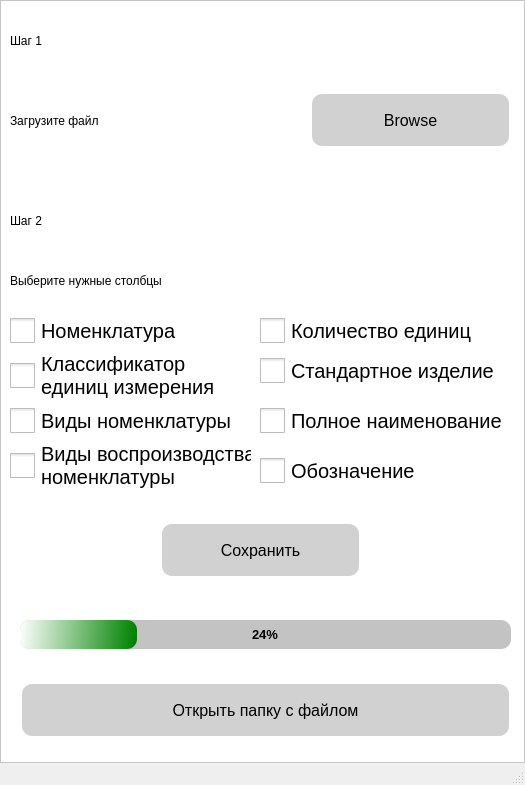
<?xml version="1.0" encoding="UTF-8"?>
<ui version="4.0">
 <class>MainWindow</class>
 <widget class="QMainWindow" name="MainWindow">
  <property name="geometry">
   <rect>
    <x>0</x>
    <y>0</y>
    <width>525</width>
    <height>785</height>
   </rect>
  </property>
  <property name="minimumSize">
   <size>
    <width>525</width>
    <height>200</height>
   </size>
  </property>
  <property name="windowTitle">
   <string>MainWindow</string>
  </property>
  <widget class="QWidget" name="centralwidget">
   <layout class="QVBoxLayout" name="verticalLayout">
    <property name="spacing">
     <number>0</number>
    </property>
    <property name="leftMargin">
     <number>0</number>
    </property>
    <property name="topMargin">
     <number>0</number>
    </property>
    <property name="rightMargin">
     <number>0</number>
    </property>
    <property name="bottomMargin">
     <number>0</number>
    </property>
    <item>
     <widget class="QFrame" name="frame">
      <property name="sizePolicy">
       <sizepolicy hsizetype="Expanding" vsizetype="Expanding">
        <horstretch>0</horstretch>
        <verstretch>0</verstretch>
       </sizepolicy>
      </property>
      <property name="styleSheet">
       <string notr="true">QFrame {
	
	background-color: rgb(255, 255, 255);
}</string>
      </property>
      <property name="frameShape">
       <enum>QFrame::StyledPanel</enum>
      </property>
      <property name="frameShadow">
       <enum>QFrame::Raised</enum>
      </property>
      <widget class="QLabel" name="label">
       <property name="geometry">
        <rect>
         <x>10</x>
         <y>10</y>
         <width>121</width>
         <height>61</height>
        </rect>
       </property>
       <property name="styleSheet">
        <string notr="true">font: 75 26pt &quot;MS Shell Dlg 2&quot;;</string>
       </property>
       <property name="text">
        <string>Шаг 1</string>
       </property>
      </widget>
      <widget class="QLabel" name="label_2">
       <property name="geometry">
        <rect>
         <x>10</x>
         <y>100</y>
         <width>231</width>
         <height>41</height>
        </rect>
       </property>
       <property name="styleSheet">
        <string notr="true">font: 18pt &quot;MS Shell Dlg 2&quot;;</string>
       </property>
       <property name="text">
        <string>Загрузите файл</string>
       </property>
      </widget>
      <widget class="QPushButton" name="browse">
       <property name="geometry">
        <rect>
         <x>310</x>
         <y>90</y>
         <width>201</width>
         <height>60</height>
        </rect>
       </property>
       <property name="font">
        <font>
         <pointsize>-1</pointsize>
         <underline>false</underline>
         <strikeout>false</strikeout>
        </font>
       </property>
       <property name="styleSheet">
        <string notr="true">QPushButton {
  background-color: rgb(209, 209, 209);
  border: none;
  color: black;
  padding: 16px 32px;
  text-align: center;
  font-size: 16px;
  margin: 4px 2px;
  opacity: 0.6;
  transition: 0.3s;
  display: inline-block;
  text-decoration: none;
  cursor: pointer;
  border-radius: 10px;
}

QPushButton:hover {
	background-color: rgb(156, 156, 156);
}</string>
       </property>
       <property name="text">
        <string>Browse</string>
       </property>
      </widget>
      <widget class="QLabel" name="label_3">
       <property name="geometry">
        <rect>
         <x>10</x>
         <y>190</y>
         <width>121</width>
         <height>61</height>
        </rect>
       </property>
       <property name="styleSheet">
        <string notr="true">font: 75 26pt &quot;MS Shell Dlg 2&quot;;</string>
       </property>
       <property name="text">
        <string>Шаг 2</string>
       </property>
      </widget>
      <widget class="QLabel" name="label_4">
       <property name="geometry">
        <rect>
         <x>10</x>
         <y>260</y>
         <width>381</width>
         <height>41</height>
        </rect>
       </property>
       <property name="styleSheet">
        <string notr="true">font: 18pt &quot;MS Shell Dlg 2&quot;;</string>
       </property>
       <property name="text">
        <string>Выберите нужные столбцы</string>
       </property>
      </widget>
      <widget class="QCheckBox" name="checkBox_8">
       <property name="geometry">
        <rect>
         <x>10</x>
         <y>310</y>
         <width>171</width>
         <height>41</height>
        </rect>
       </property>
       <property name="styleSheet">
        <string notr="true">QCheckBox{
	font-size: 20px;
}
QCheckBox::indicator{
	width: 25px;
	height: 25px;
}</string>
       </property>
       <property name="text">
        <string>Номенклатура</string>
       </property>
      </widget>
      <widget class="QCheckBox" name="checkBox_9">
       <property name="geometry">
        <rect>
         <x>10</x>
         <y>350</y>
         <width>221</width>
         <height>51</height>
        </rect>
       </property>
       <property name="styleSheet">
        <string notr="true">QCheckBox{
	font-size: 20px;
}
QCheckBox::indicator{
	width: 25px;
	height: 25px;
}</string>
       </property>
       <property name="text">
        <string>Классификатор
единиц измерения</string>
       </property>
      </widget>
      <widget class="QCheckBox" name="checkBox_10">
       <property name="geometry">
        <rect>
         <x>10</x>
         <y>400</y>
         <width>221</width>
         <height>41</height>
        </rect>
       </property>
       <property name="styleSheet">
        <string notr="true">QCheckBox{
	font-size: 20px;
}
QCheckBox::indicator{
	width: 25px;
	height: 25px;
}</string>
       </property>
       <property name="text">
        <string>Виды номенклатуры</string>
       </property>
      </widget>
      <widget class="QCheckBox" name="checkBox_11">
       <property name="geometry">
        <rect>
         <x>10</x>
         <y>440</y>
         <width>241</width>
         <height>51</height>
        </rect>
       </property>
       <property name="styleSheet">
        <string notr="true">QCheckBox{
	font-size: 20px;
}
QCheckBox::indicator{
	width: 25px;
	height: 25px;
}</string>
       </property>
       <property name="text">
        <string>Виды воспроизводства
номенклатуры</string>
       </property>
      </widget>
      <widget class="QCheckBox" name="checkBox_12">
       <property name="geometry">
        <rect>
         <x>260</x>
         <y>310</y>
         <width>221</width>
         <height>41</height>
        </rect>
       </property>
       <property name="styleSheet">
        <string notr="true">QCheckBox{
	font-size: 20px;
}
QCheckBox::indicator{
	width: 25px;
	height: 25px;
}</string>
       </property>
       <property name="text">
        <string>Количество единиц</string>
       </property>
      </widget>
      <widget class="QCheckBox" name="checkBox_13">
       <property name="geometry">
        <rect>
         <x>260</x>
         <y>350</y>
         <width>241</width>
         <height>41</height>
        </rect>
       </property>
       <property name="styleSheet">
        <string notr="true">QCheckBox{
	font-size: 20px;
}
QCheckBox::indicator{
	width: 25px;
	height: 25px;
}</string>
       </property>
       <property name="text">
        <string>Стандартное изделие</string>
       </property>
      </widget>
      <widget class="QCheckBox" name="checkBox_14">
       <property name="geometry">
        <rect>
         <x>260</x>
         <y>400</y>
         <width>251</width>
         <height>41</height>
        </rect>
       </property>
       <property name="styleSheet">
        <string notr="true">QCheckBox{
	font-size: 20px;
}
QCheckBox::indicator{
	width: 25px;
	height: 25px;
}</string>
       </property>
       <property name="text">
        <string>Полное наименование</string>
       </property>
      </widget>
      <widget class="QCheckBox" name="checkBox_15">
       <property name="geometry">
        <rect>
         <x>260</x>
         <y>450</y>
         <width>161</width>
         <height>41</height>
        </rect>
       </property>
       <property name="styleSheet">
        <string notr="true">QCheckBox{
	font-size: 20px;
}
QCheckBox::indicator{
	width: 25px;
	height: 25px;
}</string>
       </property>
       <property name="text">
        <string>Обозначение</string>
       </property>
      </widget>
      <widget class="QPushButton" name="browse_2">
       <property name="geometry">
        <rect>
         <x>160</x>
         <y>520</y>
         <width>201</width>
         <height>60</height>
        </rect>
       </property>
       <property name="font">
        <font>
         <pointsize>-1</pointsize>
         <underline>false</underline>
         <strikeout>false</strikeout>
        </font>
       </property>
       <property name="styleSheet">
        <string notr="true">QPushButton {
  background-color: rgb(209, 209, 209);
  border: none;
  color: black;
  padding: 16px 32px;
  text-align: center;
  font-size: 16px;
  margin: 4px 2px;
  opacity: 0.6;
  transition: 0.3s;
  display: inline-block;
  text-decoration: none;
  cursor: pointer;
  border-radius: 10px;
}

QPushButton:hover {
	background-color: rgb(156, 156, 156);
}</string>
       </property>
       <property name="text">
        <string>Сохранить</string>
       </property>
      </widget>
      <widget class="QProgressBar" name="progressBar">
       <property name="geometry">
        <rect>
         <x>20</x>
         <y>620</y>
         <width>491</width>
         <height>29</height>
        </rect>
       </property>
       <property name="sizePolicy">
        <sizepolicy hsizetype="Expanding" vsizetype="Maximum">
         <horstretch>0</horstretch>
         <verstretch>0</verstretch>
        </sizepolicy>
       </property>
       <property name="font">
        <font>
         <pointsize>10</pointsize>
         <weight>75</weight>
         <bold>true</bold>
        </font>
       </property>
       <property name="styleSheet">
        <string notr="true">QProgressBar{
	background-color: rgb(195, 195, 195);
	border-radius: 10px;
	color: black;
	text-align: center;
}

QProgressBar::chunk{
	border-radius: 10px;
	background-color: 	qlineargradient(spread:pad, x1:1, y1:0.0227273, x2:0, y2:0, stop:0 rgba(0, 131, 0, 255), stop:1 rgba(255, 255, 255, 255))

}</string>
       </property>
       <property name="value">
        <number>24</number>
       </property>
      </widget>
      <widget class="QPushButton" name="browse_3">
       <property name="geometry">
        <rect>
         <x>20</x>
         <y>680</y>
         <width>491</width>
         <height>60</height>
        </rect>
       </property>
       <property name="font">
        <font>
         <pointsize>-1</pointsize>
         <underline>false</underline>
         <strikeout>false</strikeout>
        </font>
       </property>
       <property name="styleSheet">
        <string notr="true">QPushButton {
  background-color: rgb(209, 209, 209);
  border: none;
  color: black;
  padding: 16px 32px;
  text-align: center;
  font-size: 16px;
  margin: 4px 2px;
  opacity: 0.6;
  transition: 0.3s;
  display: inline-block;
  text-decoration: none;
  cursor: pointer;
  border-radius: 10px;
}

QPushButton:hover {
	background-color: rgb(156, 156, 156);
}</string>
       </property>
       <property name="text">
        <string>Открыть папку с файлом</string>
       </property>
      </widget>
     </widget>
    </item>
   </layout>
  </widget>
  <widget class="QStatusBar" name="statusbar"/>
 </widget>
 <resources/>
 <connections/>
</ui>
